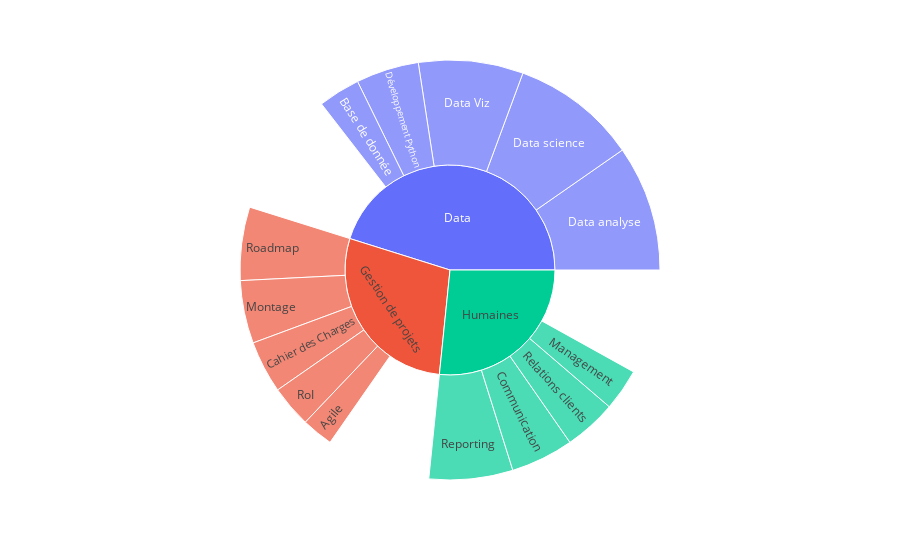

Notebook code for this chart:
### Code cell
import plotly.express as px

# "Humaines (Management, Communication, Reporting, etc.)": 25,
# "Gestion de projets (Montage, Roadmap, Cahier des Charges, RoI, etc.)": 25,
# "Data (Data analyse, Data science, Data Viz, Développement Python, Base de donnée, etc.)": 40,
# "Diverses (Sciences, Bricolage, Vidéo montage, etc.)": 10
COMP_DICT = dict(
    character=["Humaines", "Management", "Communication", "Relations clients", "Reporting", "Gestion de projets", "Montage", "Roadmap", "Cahier des Charges", "RoI", "Agile", "Data", "Data analyse", "Data science", "Data Viz", "Développement Python", "Base de donnée"],
    parent=["", "Humaines", "Humaines", "Humaines", "Humaines", "", "Gestion de projets", "Gestion de projets", "Gestion de projets", "Gestion de projets", "Gestion de projets", "", "Data","Data","Data","Data","Data"],
    value=[10, 4, 6, 5,8, 10, 6, 7, 5, 4,3, 12,12,12,10,6,4])


fig = px.sunburst(
    data,
    names='character',
    parents='parent',
    values='value',
    
)
fig.show()

### Figure 1 — Plotly figure (JSON) as saved in the notebook; plotly's stock layout.template omitted (floating-point values rounded to 4 significant figures)
{"data": [{"domain": {"x": [0, 1], "y": [0, 1]}, "hovertemplate": "character=%{label}<br>value=%{value}<br>parent=%{parent}<extra></extra>", "labels": ["Humaines", "Management", "Communication", "Relations clients", "Reporting", "Gestion de projets", "Montage", "Roadmap", "Cahier des Charges", "RoI", "Agile", "Data", "Data analyse", "Data science", "Data Viz", "Développement Python", "Base de donnée"], "name": "", "parents": ["", "Humaines", "Humaines", "Humaines", "Humaines", "", "Gestion de projets", "Gestion de projets", "Gestion de projets", "Gestion de projets", "Gestion de projets", "", "Data", "Data", "Data", "Data", "Data"], "type": "sunburst", "values": [10, 4, 6, 5, 8, 10, 6, 7, 5, 4, 3, 12, 12, 12, 10, 6, 4]}], "layout": {"legend": {"tracegroupgap": 0}, "margin": {"t": 60}}}
